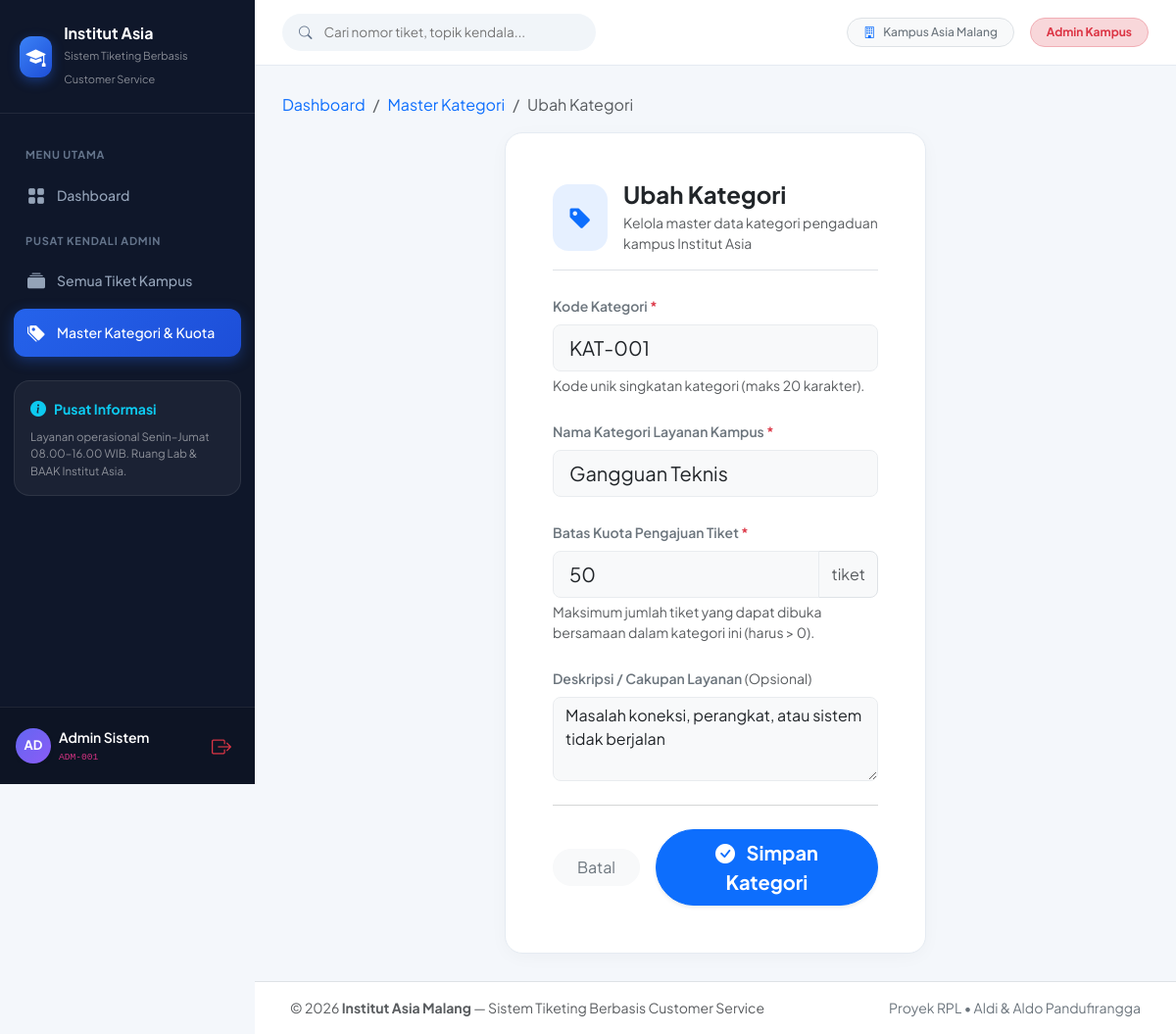
The page /admin/kategori/1/ubah (signed in) on the database its author committed.
### tables this page shows
CREATE TABLE kategori (
    kategori_id INTEGER PRIMARY KEY AUTOINCREMENT,
    kode        TEXT    NOT NULL UNIQUE,
    nama        TEXT    NOT NULL UNIQUE,
    deskripsi   TEXT,
    kuota       INTEGER NOT NULL DEFAULT 50
                CHECK (kuota > 0),
    dibuat_pada DATETIME NOT NULL DEFAULT CURRENT_TIMESTAMP
);

### app.py (the view, shortened to what this page needs)
@app.route('/admin/kategori/<int:kategori_id>/ubah', methods=['GET', 'POST'])
@role_required('admin')
def admin_kategori_ubah(kategori_id):
    db  = get_db()
    row = db.execute(
        'SELECT * FROM kategori WHERE kategori_id = ?', (kategori_id,)
    ).fetchone()
    if row is None:
        flash('Kategori tidak ditemukan.', 'danger')
        return redirect(url_for('admin_kategori'))
    errors = {}
    data = {
        'kode':      row['kode'],
        'nama':      row['nama'],
        'deskripsi': row['deskripsi'] or '',
        'kuota':     row['kuota'],
    }
    return render_template('admin/kategori/form.html',
                           judul='Ubah Kategori',
                           data=data, errors=errors,
                           form_action=url_for('admin_kategori_ubah',
                                               kategori_id=kategori_id))

### app.py (called while the page is built)
def get_db() -> sqlite3.Connection:
    if 'db' not in g:
        g.db = sqlite3.connect(
            app.config['DATABASE'],
            detect_types=sqlite3.PARSE_DECLTYPES,
        )
        g.db.row_factory = sqlite3.Row
        g.db.execute('PRAGMA foreign_keys = ON')
    return g.db

def role_required(*roles):
    def decorator(f):
        @wraps(f)
        def decorated(*args, **kwargs):
            if 'user_id' not in session:
                flash('Silakan login terlebih dahulu.', 'warning')
                return redirect(url_for('login'))
            if session.get('role') not in roles:
                flash('Anda tidak memiliki izin untuk mengakses halaman ini.', 'danger')
                return redirect(url_for('dashboard'))
            return f(*args, **kwargs)
        return decorated
    return decorator

### templates/admin/kategori/form.html (shortened to what this page needs)
{% extends "base.html" %}
{% block content %}
<nav aria-label="breadcrumb" class="mb-3">
    <ol class="breadcrumb small">
        <li class="breadcrumb-item"><a href="{{ url_for('dashboard') }}" class="text-decoration-none">Dashboard</a></li>
        <li class="breadcrumb-item"><a href="{{ url_for('admin_kategori') }}" class="text-decoration-none">Master Kategori</a></li>
        <li class="breadcrumb-item active">{{ judul }}</li>
    </ol>
</nav>
<div class="row justify-content-center">
    <div class="col-12 col-md-8 col-lg-6">
        <div class="card-modern p-4 p-md-5 bg-white">
            <div class="d-flex align-items-center gap-3 mb-4 pb-3 border-bottom">
                <div class="rounded-4 p-3 bg-primary bg-opacity-10 text-primary">
                    <i class="bi bi-tag-fill fs-4"></i>
                </div>
                <div>
                    <h4 class="fw-bold mb-1 text-dark">{{ judul }}</h4>
                    <p class="text-muted small mb-0">Kelola master data kategori pengaduan kampus Institut Asia</p>
                </div>
            </div>
            <form method="POST" action="{{ form_action }}" novalidate>
                <div class="mb-4">
                    <label for="kode" class="form-label fw-semibold small text-secondary">
                        Kode Kategori <span class="text-danger">*</span>
                    </label>
                    <input type="text"
                           id="kode"
                           name="kode"
                           class="form-control form-control-lg bg-light border-light-subtle rounded-3 text-uppercase {{ 'is-invalid' if errors.kode else '' }}"
                           value="{{ data.kode }}"
                           placeholder="Contoh: KAT-006 / AKAD-01"
                           maxlength="20"
                           required
                           oninput="this.value = this.value.toUpperCase()">
                    {% if errors.kode %}
                    <div class="invalid-feedback fw-medium">
                        <i class="bi bi-exclamation-circle me-1"></i>{{ errors.kode }}
                    </div>
                    {% else %}
                    <div class="form-text small">Kode unik singkatan kategori (maks 20 karakter).</div>
                    {% endif %}
                </div>
                <div class="mb-4">
                    <label for="nama" class="form-label fw-semibold small text-secondary">
                        Nama Kategori Layanan Kampus <span class="text-danger">*</span>
                    </label>
                    <input type="text"
                           id="nama"
                           name="nama"
                           class="form-control form-control-lg bg-light border-light-subtle rounded-3 {{ 'is-invalid' if errors.nama else '' }}"
                           value="{{ data.nama }}"
                           placeholder="Contoh: Layanan Akademik / UKT & Keuangan"
                           maxlength="100"
                           required>
                </div>
                <div class="mb-4">
                    <label for="kuota" class="form-label fw-semibold small text-secondary">
                        Batas Kuota Pengajuan Tiket <span class="text-danger">*</span>
                    </label>
                    <div class="input-group">
                        <input type="number"
                               id="kuota"
                               name="kuota"
                               class="form-control form-control-lg bg-light border-light-subtle rounded-start-3 {{ 'is-invalid' if errors.kuota else '' }}"
                               value="{{ data.kuota }}"
                               placeholder="Contoh: 50"
                               min="1"
                               required>
                        <span class="input-group-text bg-light text-muted small rounded-end-3">tiket</span>
                    </div>
                    <div class="form-text small">Maksimum jumlah tiket yang dapat dibuka bersamaan dalam kategori ini (harus &gt; 0).</div>
                </div>
                <div class="mb-4">
                    <label for="deskripsi" class="form-label fw-semibold small text-secondary">
                        Deskripsi / Cakupan Layanan <span class="text-muted fw-normal">(Opsional)</span>
                    </label>
                    <textarea id="deskripsi"
                              name="deskripsi"
                              class="form-control bg-light border-light-subtle rounded-3"
                              rows="3"
                              placeholder="Penjelasan ringkas mengenai jenis masalah yang masuk di kategori ini..."
                              maxlength="300">{{ data.deskripsi }}</textarea>
                </div>
                <hr class="my-4 text-muted opacity-25">
                <div class="d-flex justify-content-end align-items-center gap-3">
                    <a href="{{ url_for('admin_kategori') }}" class="btn btn-light rounded-pill px-4 text-secondary">
                        Batal
                    </a>
                    <button type="submit" class="btn btn-primary btn-lg rounded-pill px-5 fw-bold shadow-sm">
                        <i class="bi bi-check-circle-fill me-2"></i> Simpan Kategori
                    </button>
                </div>
            </form>
        </div>
    </div>
</div>
{% endblock %}

### templates/base.html (style rules this page uses)
:root { --primary-color: #2563EB; --primary-hover: #1D4ED8; --primary-light: #EFF6FF; --sidebar-bg: #0F172A; --sidebar-hover: #1E293B; --sidebar-active: #3B82F6; --body-bg: #F4F7FB; --card-border: #E5EBF2; --text-main: #1E293B; --text-muted: #64748B; }
body { font-family: 'Plus Jakarta Sans', sans-serif; background-color: var(--body-bg); color: var(--text-main); min-height: 100vh; margin: 0; overflow-x: hidden; }
.card-modern { background: #FFFFFF; border: 1px solid var(--card-border); border-radius: 18px; box-shadow: 0 4px 20px -2px rgba(15, 23, 42, 0.04); transition: all 0.25s ease; }

### rows shown on the page
kategori: kode "KAT-001", nama "Gangguan Teknis", kuota "50", deskripsi "Masalah koneksi, perangkat, atau sistem tidak berjalan"

### other values the page prints
{{ session.nama[:2] | upper }} "AD"
{{ session.nama }} "Admin Sistem"
{{ session.nomor_identitas }} "ADM-001"
{{ judul }} "Ubah Kategori"
